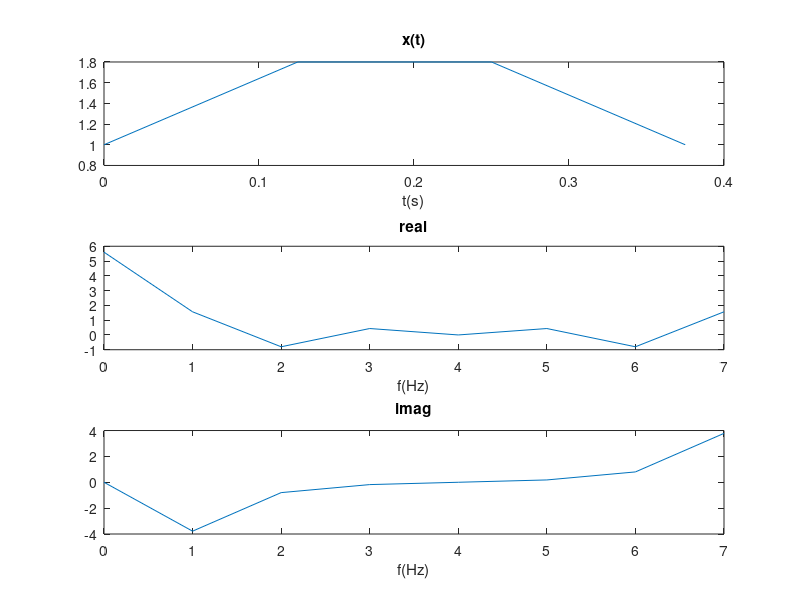
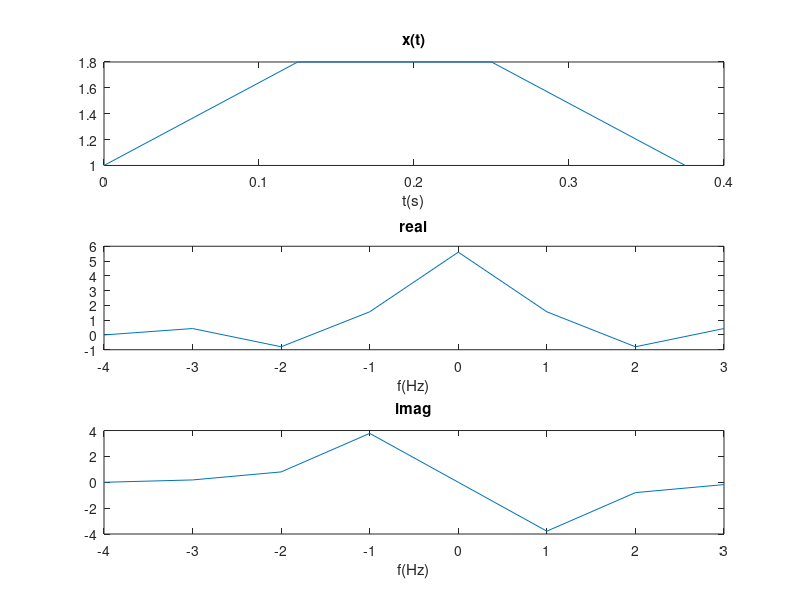

Source code (MATLAB) for these figures, in order:
x=[1,1.8,1.8,1];
n=length(x);
fs=8;
dt=1/fs;
ti=0:dt:(n-1)*dt;
nfft=8;
y=fft(x,nfft);
df=fs/nfft;
fi=0:df:(nfft-1)*df;

subplot(312)
plot(fi,real(y))
title('real')
xlabel('f(Hz)')
subplot(313)
plot(fi,imag(y))
title('imag')
xlabel('f(Hz)')
x_ifft=ifft(y);
x_ifft_output=(x_ifft(1:n));
subplot(311)
plot(ti,x_ifft_output)
title('x(t)')
xlabel('t(s)')

figure
%Determin Nyquist frequency:
Nyq=fs/2;
%Save frequency array:
fi_array=(-Nyq:df:Nyq-df);%fftshift()后的频率 （0点右移Nyq个点！！）
y_shift=fftshift(y);
subplot(312)
plot(fi_array,real(y_shift))
title('real')
xlabel('f(Hz)')
subplot(313)
plot(fi_array,imag(y_shift))
title('imag')
xlabel('f(Hz)')
subplot(311)
plot(ti,x)
title('x(t)')
xlabel('t(s)')